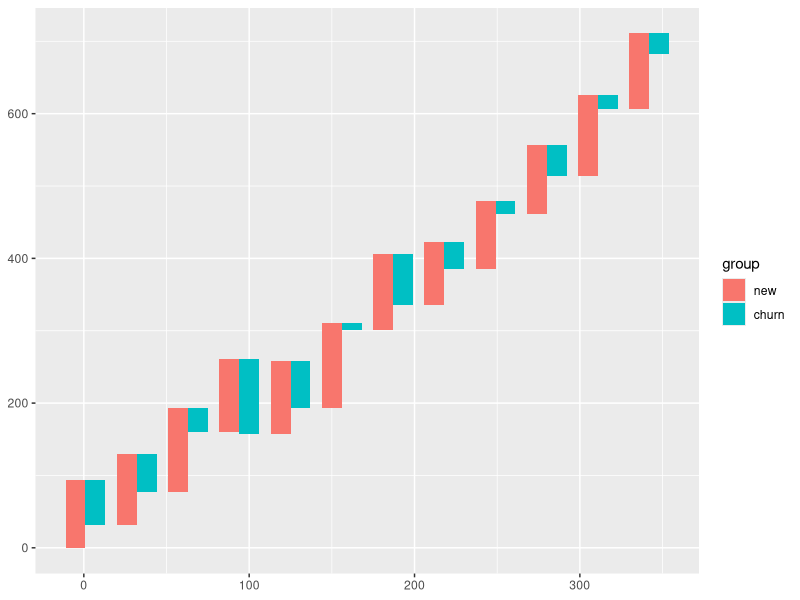
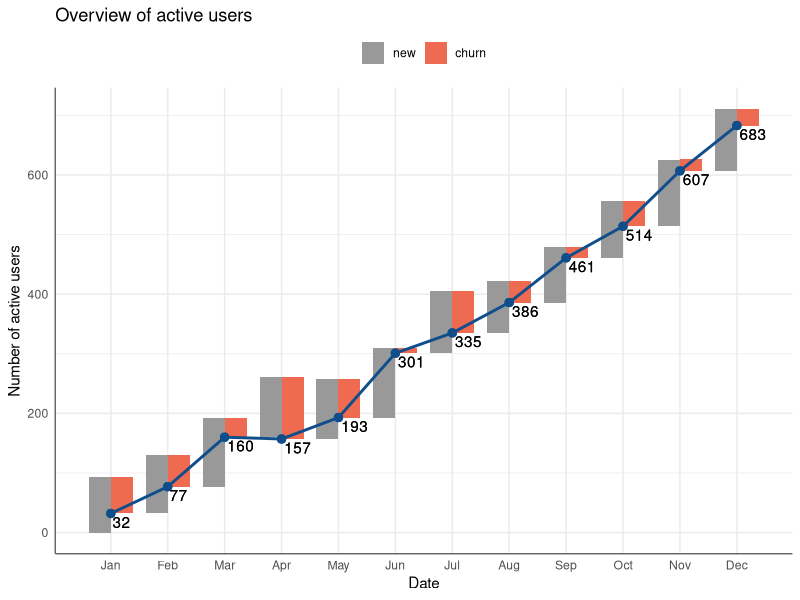
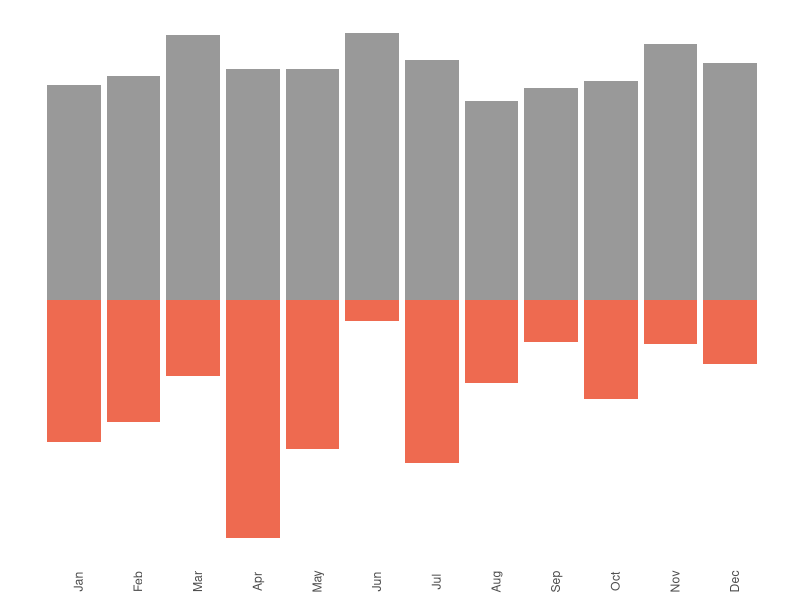
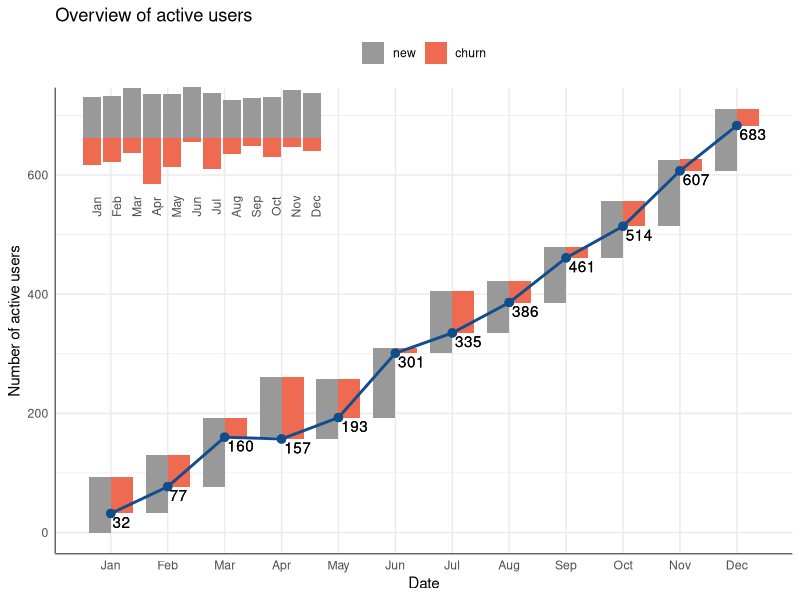

Recreate these plots in R, in order.
## ---- chunk 1
knitr::opts_chunk$set(warning = F, message = F)
## ---- chunk 2
# Load library
library(tidyverse)
library(ggplot2)
library(reshape2)
library(lubridate)
library(grid)
library(gridExtra)

# Tạo data
set.seed(123)
data <- data.frame(date = seq(1, 372, by = 31) %>% as_date)
data <- data %>% 
  mutate(new = abs(rnorm(12, 100, 10)) %>% round(0)) %>% 
  mutate(churn = abs(rnorm(12, 50, 30)) %>% round(0)) %>% 
  mutate(net = new - churn)  %>% 
  mutate(eop = cumsum(net)) %>% 
  select(-net)

data
## ---- chunk 3
# Xac định độ rộng cho mỗi segment
step <- 0.4*(max(data$date) - min(data$date))/(nrow(data) - 1)

# Xác định ymax cho mỗi 
data <- data %>% 
  mutate(ymax = eop + churn)

# Xác định ymin chô mỗi segment
df <- data %>% 
  melt(id.vars = c("date", "eop", "ymax")) %>% 
  mutate(ymin = ymax - value) %>% 
  rename(group = variable)

# Xác định min, max
df <- df %>% 
  mutate(xmin = case_when(
    group == "new" ~ date - step,
    TRUE ~ date 
  )) %>% 
  mutate(xmax = case_when(
    group == "new" ~ date,
    TRUE ~ date + step
  ))


# Tạo biểu đồ
df %>% 
  arrange(date) %>% 
  ggplot() +
  geom_rect(aes(xmin = xmin,
                xmax = xmax,
                ymin = ymin,
                ymax = ymax,
                fill = group)) -> p1
p1
## ---- chunk 4
# Tạo data
df2 <- df %>% select(date, eop) %>% distinct()

# Tối ưu hóa màu sắc và tạo thêm biểu đồ dây
p2 <- p1  + 
  geom_line(aes(date, eop), col = "dodgerblue4", size = 1) +
  geom_point(aes(date, eop), col = "dodgerblue4", size = 2.5) +
  geom_text(aes(date, eop, label = eop), vjust = 1.2, 
            hjust = -0.1) +
  scale_fill_manual(values = c("grey60", "coral2")) +
  theme_minimal() +
  theme(
    axis.line = element_line(color = "gray40", size = 0.5),
    legend.position = "top") +
  scale_x_date(breaks = data$date,
               date_labels = "%b") +
  theme(panel.grid.minor.x = element_blank(),
        legend.title = element_blank()) +
  ggtitle("Overview of active users") +
  xlab("Date") + 
  ylab("Number of active users")
p2
## ---- chunk 5
p3 <- df %>% 
  mutate(value = case_when(
    group == "churn" ~ -1 * value,
    TRUE ~ value
  )) %>% 
  ggplot(aes(date, value)) +
  geom_bar(aes(fill = group), stat = "identity") +
  scale_fill_manual(values = c("grey60", "coral2")) +
  theme_minimal() +
  theme(
    legend.position = "none",
    axis.title.x = element_blank(),
    axis.title.y = element_blank(),
    axis.ticks.y = element_blank(),
    axis.text.y = element_blank(),
    panel.grid.minor = element_blank(),
    panel.grid.major = element_blank(),
    axis.text.x = element_text(angle = 90)
  ) +
  scale_x_date(breaks = data$date,
               date_labels = "%b") 
p3
## ---- chunk 6
grid.newpage()

# Xác định vị trí cho chart chính
position_1 <- viewport(width = 1, height = 1, x = 0.5, y = 0.5)  # the larger map

# Xác định vị trí cho chart phụ
position_2 <- viewport(width = 0.35, height = 0.25, x = 0.25, y = 0.75)  

print(p2, vp = position_1)
print(p3, vp = position_2)
